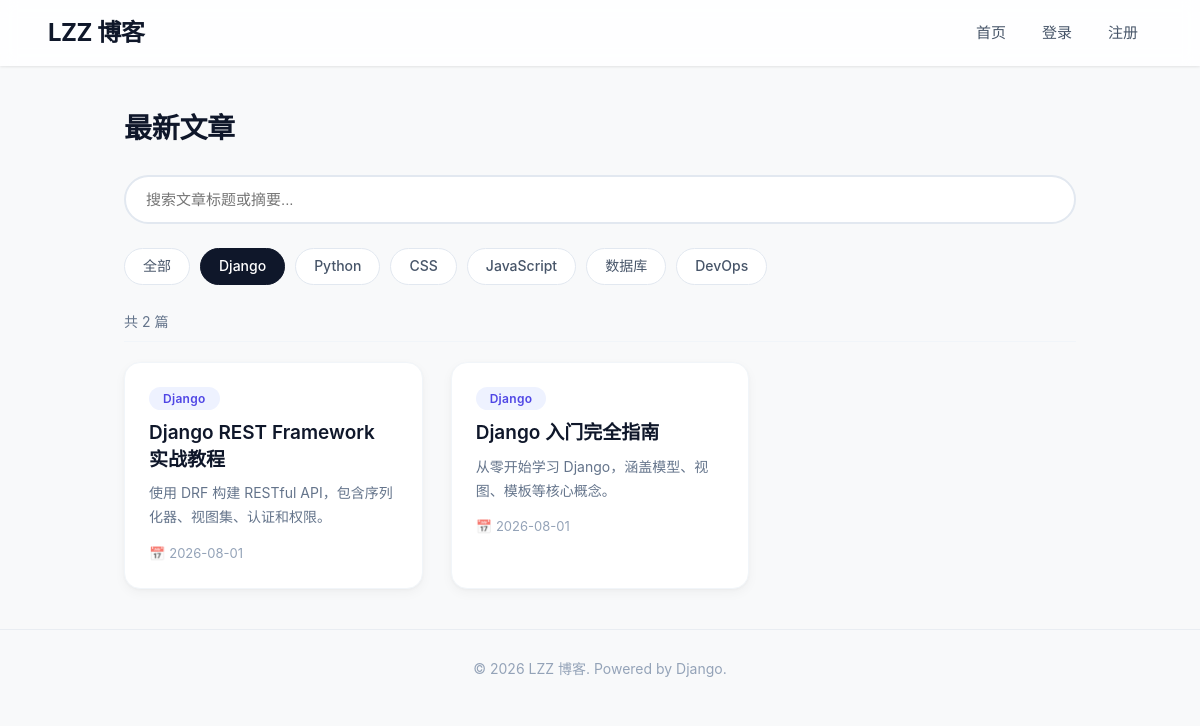
The app's page /?category=django with its own data.
### blog/models.py (models this page shows, shortened)
class Category(models.Model):
    name = models.CharField('分类名', max_length=50, unique=True)
    slug = models.SlugField('URL标识', max_length=50, unique=True)
    class Meta:
        verbose_name = '分类'
        verbose_name_plural = '分类'

class Post(models.Model):
    title = models.CharField('标题', max_length=200)
    slug = models.SlugField('URL标识', max_length=200, unique=True)
    summary = models.TextField('摘要', blank=True)
    content = models.TextField('正文')
    category = models.ForeignKey(
        Category,
        on_delete=models.CASCADE,
        verbose_name='分类',
        related_name='posts'
    )
    favorites = models.ManyToManyField(
        User,
        related_name='favorite_posts',
        verbose_name='收藏者',
        blank=True
    )
    created_at = models.DateTimeField('创建时间', auto_now_add=True)
    updated_at = models.DateTimeField('更新时间', auto_now=True)
    class Meta:
        verbose_name = '文章'
        verbose_name_plural = '文章'
        ordering = ['-created_at']

### blog/views.py (the view)
# urls.py: path('', views.index, name='index'),
def index(request):
    posts = Post.objects.all().order_by('-created_at')
    category_slug = request.GET.get('category', '')
    keyword = request.GET.get('q', '')
    if category_slug:
        posts = posts.filter(category__slug=category_slug)
    if keyword:
        posts = posts.filter(
            Q(title__icontains=keyword) | Q(summary__icontains=keyword)
        )
    categories = Category.objects.all()
    context = {
        'posts': posts,
        'categories': categories,
        'category_slug': category_slug,
        'keyword': keyword,
        'title': 'LZZ 博客 - 首页',
    }
    return render(request, 'blog/index.html', context)

### blog/templates/blog/index.html (shortened to what this page needs)
{% extends 'blog/base.html' %}
{% block content %}
<h2 class="section-title">最新文章</h2>
<div class="search-bar">
  <form method="get" action="{% url 'blog:index' %}">
    <input
      type="text"
      name="q"
      value="{{ keyword }}"
      placeholder="搜索文章标题或摘要..."
      class="search-input"
      />
  </form>
</div>
<div class="category-bar">
  <a href="{% url 'blog:index' %}"
    class="{% if not category_slug %}active{% endif %}">全部</a>
  {% for cat in categories %}
  <a href="{% url 'blog:index' %}?category={{ cat.slug }}{% if keyword %}&q={{ keyword }}{% endif %}"
    class="{% if category_slug == cat.slug %}active{% endif %}">
    {{ cat.name }}
  </a>
  {% endfor %}
</div>
<p class="result-info">
  共 {{ posts.count }} 篇
</p>
{% if posts %}
<div class="article-grid">
  {% for post in posts %}
  <div class="article-card">
    <a href="{% url 'blog:post_detail' post.pk %}" class="card-link">
      <div class="card-content">
        <span class="card-category">{{ post.category.name }}</span>
        <h3>{{ post.title }}</h3>
        <p>{{ post.summary|truncatechars:80 }}</p>
        <div class="card-footer">
          <span class="card-date">{{ post.created_at|date:"Y-m-d" }}</span>
        </div>
      </div>
    </a>
  </div>
  {% endfor %}
</div>
{% else %}
<p class="empty-tip">没有找到匹配的文章</p>
{% endif %}
{% endblock %}

### blog/templates/blog/base.html (style rules this page uses)
* { margin: 0; padding: 0; box-sizing: border-box; }
body { font-family: -apple-system, BlinkMacSystemFont, 'Segoe UI', Roboto, 'Helvetica Neue', sans-serif; background: #f8f9fa; color: #1e293b; line-height: 1.6; }
.section-title { font-size: 28px; font-weight: 700; letter-spacing: -0.3px; margin-bottom: 24px; color: #0f172a; }
.article-grid { display: grid; grid-template-columns: repeat(auto-fill, minmax(280px, 1fr)); gap: 28px; }
.article-card { background: #ffffff; border-radius: 16px; overflow: hidden; box-shadow: 0 4px 12px rgba(0, 0, 0, 0.04), 0 1px 3px rgba(0, 0, 0, 0.03); transition: transform 0.25s ease, box-shadow 0.3s ease; border: 1px solid #f1f5f9; }
.card-content { padding: 22px 24px 24px; }
.card-category { display: inline-block; padding: 2px 14px; background: #eef2ff; color: #4f46e5; border-radius: 30px; font-size: 12px; font-weight: 600; letter-spacing: 0.3px; margin-bottom: 10px; }
.article-card h3 { font-size: 19px; font-weight: 600; margin-bottom: 8px; color: #0f172a; line-height: 1.4; }
.article-card p { font-size: 14px; color: #64748b; line-height: 1.7; margin-bottom: 14px; display: -webkit-box; -webkit-line-clamp: 2; -webkit-box-orient: vertical; overflow: hidden; }
.card-date { font-size: 13px; color: #94a3b8; display: flex; align-items: center; gap: 4px; }
.card-date::before { content: "📅"; font-size: 13px; opacity: 0.7; }
.search-bar { margin-bottom: 24px; position: relative; }
.search-input { width: 100%; padding: 14px 48px 14px 20px; border: 2px solid #e2e8f0; border-radius: 40px; font-size: 15px; background: #ffffff; outline: none; transition: border-color 0.25s, box-shadow 0.25s; font-weight: 400; }
.category-bar { display: flex; gap: 10px; margin-bottom: 18px; flex-wrap: wrap; }
.category-bar a { padding: 6px 18px; border: 1.5px solid #e2e8f0; border-radius: 30px; text-decoration: none; color: #475569; font-size: 14px; font-weight: 500; transition: all 0.2s; background: #ffffff; }
.category-bar a.active { background: #0f172a; color: #ffffff; border-color: #0f172a; }
.result-info { color: #64748b; font-size: 14px; margin-bottom: 20px; padding: 8px 0; border-bottom: 1px solid #f1f5f9; }
.card-link { text-decoration: none; color: inherit; display: block; }
.card-footer { display: flex; justify-content: space-between; align-items: center; margin-top: 10px; }

### records on screen
Category: name "Django"
Category: name "Python"
Category: name "CSS"
Category: name "JavaScript"
Category: name "数据库"
Category: name "DevOps"
Post: category.name "Django", title "Django REST Framework 实战教程", summary "使用 DRF 构建 RESTful API，包含序列化器、视图集、认证和权限。", created_at "2026-08-01"
Post: category.name "Django", title "Django 入门完全指南", summary "从零开始学习 Django，涵盖模型、视图、模板等核心概念。", created_at "2026-08-01"

### other values on screen
{{ posts.count }} "2"
